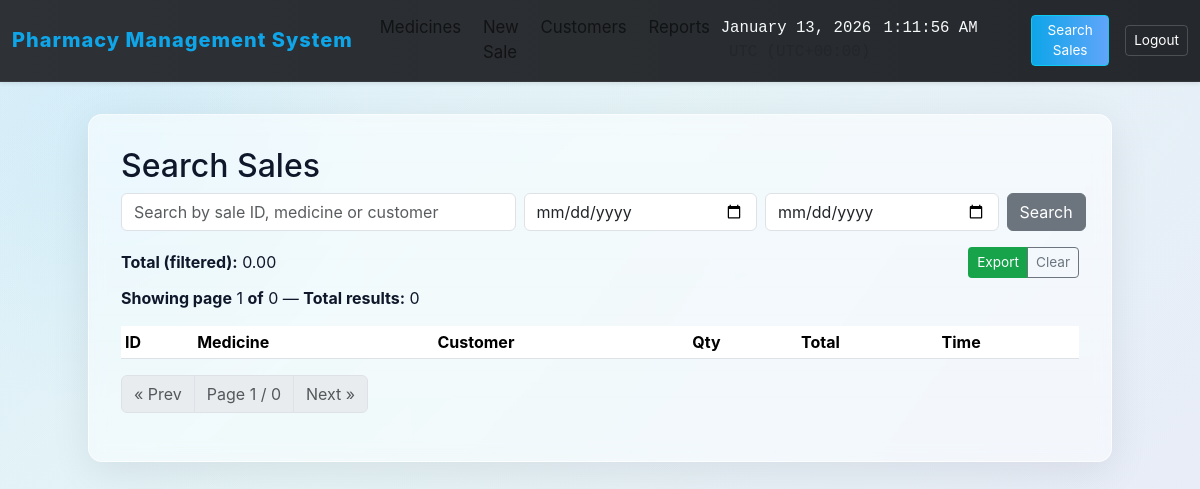
The page /sales/search (signed in) on the database as committed earlier.
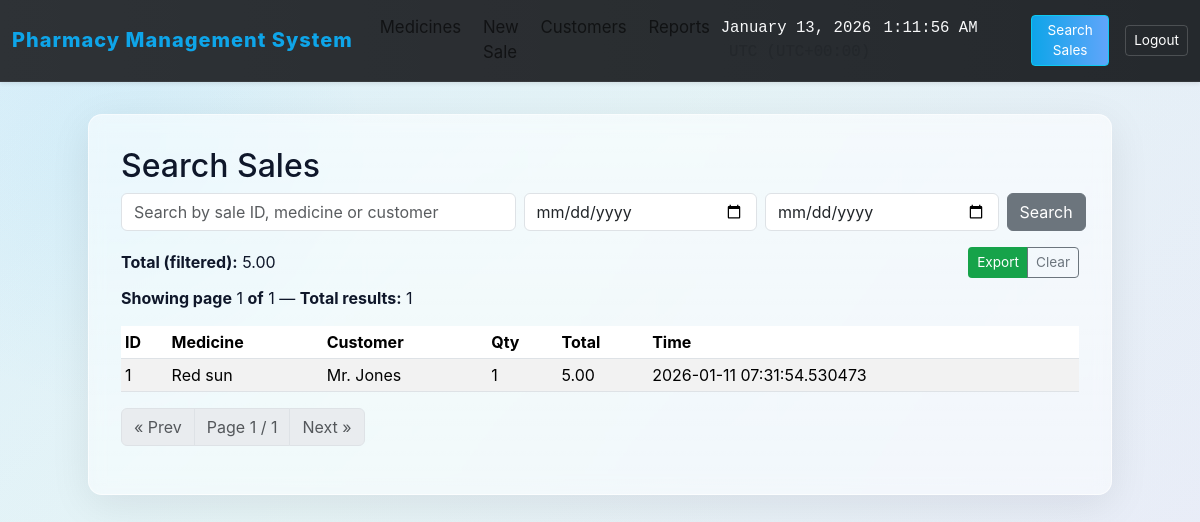
The same page on the database as committed later.
### models.py (models this page shows, shortened)
class Sale(db.Model):
    id = db.Column(db.Integer, primary_key=True)
    medicine_id = db.Column(db.Integer, db.ForeignKey("medicine.id"), nullable=False)
    medicine = db.relationship("Medicine")
    quantity = db.Column(db.Integer, nullable=False)
    price_per_unit = db.Column(db.Float, nullable=False)
    total_price = db.Column(db.Float, nullable=False)
    timestamp = db.Column(db.DateTime, default=datetime.now)
    customer_id = db.Column(db.Integer, db.ForeignKey("customer.id"), nullable=True)
    customer = db.relationship("Customer")

class Medicine(db.Model):
    id = db.Column(db.Integer, primary_key=True)
    name = db.Column(db.String(120), nullable=False)
    brand = db.Column(db.String(120))
    price = db.Column(db.Float, nullable=False)
    quantity = db.Column(db.Integer, nullable=False, default=0)
    expiry_date = db.Column(db.Date, nullable=True)
    category = db.Column(db.String(80))
    description = db.Column(db.Text)

class Customer(db.Model):
    id = db.Column(db.Integer, primary_key=True)
    name = db.Column(db.String(120), nullable=False)
    phone = db.Column(db.String(30))

### app.py (the view, shortened to what this page needs)
    @app.route('/sales/search')
    @admin_required
    def search_sales():
        q = request.args.get('q', '').strip()
        from_date = request.args.get('from_date')
        to_date = request.args.get('to_date')
        all_sales_q = Sale.query
        try:
            if from_date:
                fd = datetime.strptime(from_date, '%Y-%m-%d')
                all_sales_q = all_sales_q.filter(Sale.timestamp >= fd)
            if to_date:
                td = datetime.strptime(to_date, '%Y-%m-%d')
                td_end = datetime(td.year, td.month, td.day, 23, 59, 59)
                all_sales_q = all_sales_q.filter(Sale.timestamp <= td_end)
        except Exception:
            pass
        try:
            page = int(request.args.get('page', 1))
        except Exception:
            page = 1
        try:
            per_page = int(request.args.get('per_page', 10))
        except Exception:
            per_page = 10
        pagination = all_sales_q.order_by(Sale.timestamp.desc()).paginate(page=page, per_page=per_page, error_out=False)
        all_sales = pagination.items
        total_all_val = db.session.query(func.coalesce(func.sum(Sale.total_price), 0.0)).select_from(all_sales_q.subquery()).scalar()
        try:
            total_all = float(total_all_val)
        except Exception:
            total_all = sum(s.total_price for s in all_sales)
        return render_template('search_sales.html', all_sales=all_sales, pagination=pagination, total_all=total_all, q=q, from_date=from_date, to_date=to_date)

### templates/search_sales.html (shortened to what this page needs)
{% extends 'base.html' %}
{% block content %}
  <h2>Search Sales</h2>
  <form id="search-form" class="row g-2 mb-3" method="get" action="{{ url_for('search_sales') }}">
    <div class="col-md-5">
      <input class="form-control" name="q" placeholder="Search by sale ID, medicine or customer" value="{{ q or '' }}">
    </div>
    <div class="col-md-3">
      <input class="form-control" name="from_date" type="date" value="{{ from_date or '' }}">
    </div>
    <div class="col-md-3">
      <input class="form-control" name="to_date" type="date" value="{{ to_date or '' }}">
    </div>
    <div class="col-md-1">
      <button class="btn btn-secondary" type="submit">Search</button>
    </div>
  </form>
  <div id="results-container">
    <div class="d-flex justify-content-between align-items-center">
      <p class="mb-0"><strong>Total (filtered):</strong> {{'%.2f'|format(total_all)}}</p>
      <div class="btn-group">
        <a id="search-export" href="{{ url_for('export_sales', q=q or '', from_date=from_date or '', to_date=to_date or '') }}" class="btn btn-sm btn-success">Export</a>
        <a id="search-clear" href="{{ url_for('search_sales') }}" class="btn btn-sm btn-outline-secondary">Clear</a>
      </div>
    </div>
    <p class="mt-2"><strong>Showing page</strong> {{ pagination.page }} <strong>of</strong> {{ pagination.pages }} — <strong>Total results:</strong> {{ pagination.total }}</p>
    <table class="table table-sm table-striped">
      <thead><tr><th>ID</th><th>Medicine</th><th>Customer</th><th>Qty</th><th>Total</th><th>Time</th></tr></thead>
      <tbody>
        {% for s in all_sales %}
          <tr>
            <td>{{s.id}}</td>
            <td>{{s.medicine.name}}</td>
            <td>{{s.customer.name if s.customer else '—'}}</td>
            <td>{{s.quantity}}</td>
            <td>{{'%.2f'|format(s.total_price)}}</td>
            <td>{{s.timestamp}}</td>
          </tr>
        {% endfor %}
      </tbody>
    </table>
    <nav aria-label="Sales pagination">
      <ul class="pagination">
        <li class="page-item {% if not pagination.has_prev %}disabled{% endif %}">
          <a class="page-link" href="{{ url_for('search_sales', q=q or '', from_date=from_date or '', to_date=to_date or '', page=pagination.prev_num, per_page=request.args.get('per_page',10)) }}">&laquo; Prev</a>
        </li>
        <li class="page-item disabled"><span class="page-link">Page {{ pagination.page }} / {{ pagination.pages }}</span></li>
        <li class="page-item {% if not pagination.has_next %}disabled{% endif %}">
          <a class="page-link" href="{{ url_for('search_sales', q=q or '', from_date=from_date or '', to_date=to_date or '', page=pagination.next_num, per_page=request.args.get('per_page',10)) }}">Next &raquo;</a>
        </li>
      </ul>
    </nav>
  </div>
{% endblock %}

Rows that differ between the two databases and show on the page:
added Sale: id "1", medicine.name "Red sun", customer "Mr. Jones", quantity "1", total_price "5.00", timestamp "2026-01-11 07:31:54.530473"
Other text that changed with them:
{{ '%.2f'|format(total_all) }}: "0.00" → "5.00"
{{ pagination.pages }}: "0" → "1"
{{ pagination.total }}: "0" → "1"
